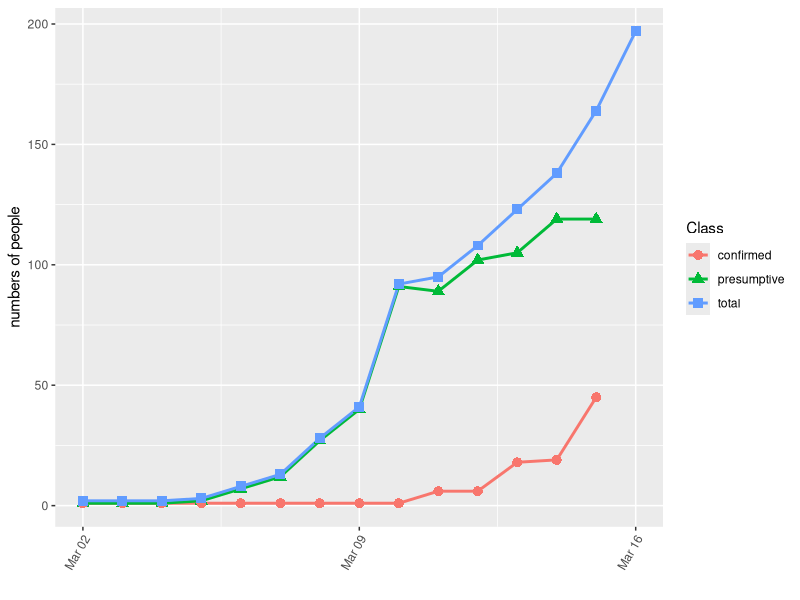
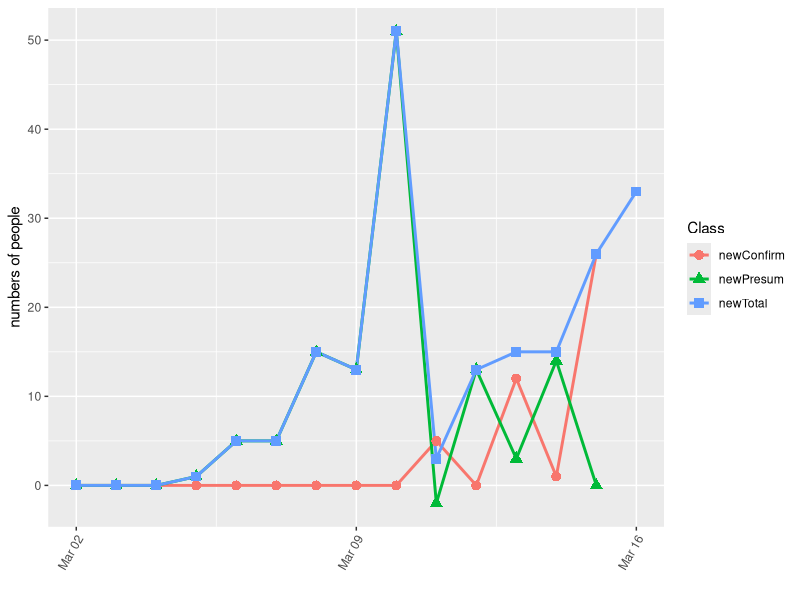
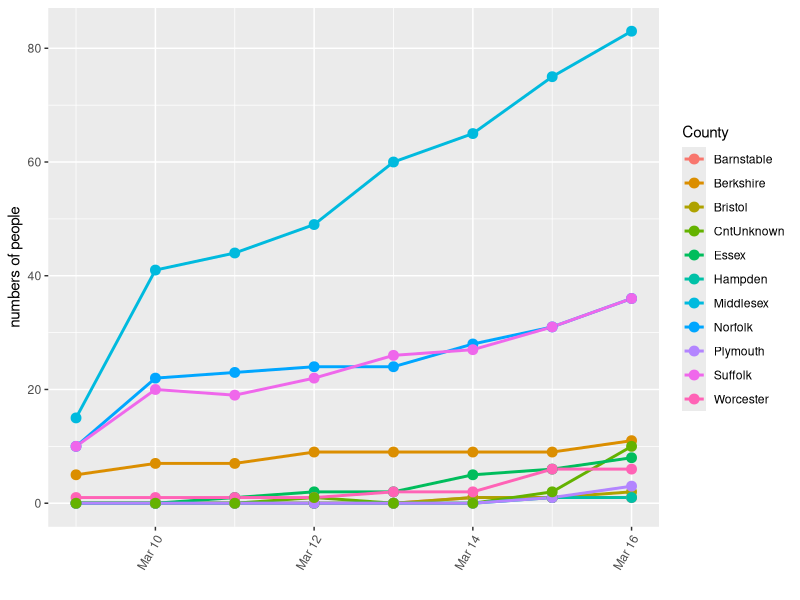
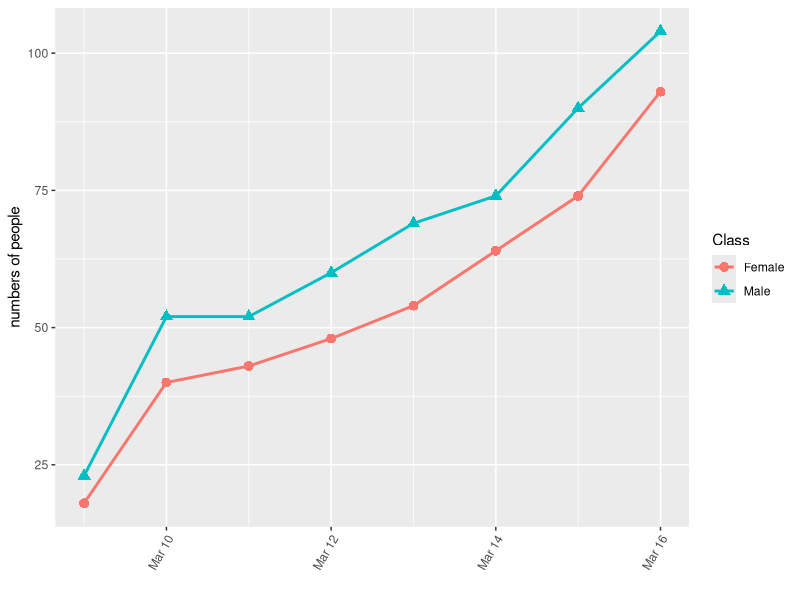
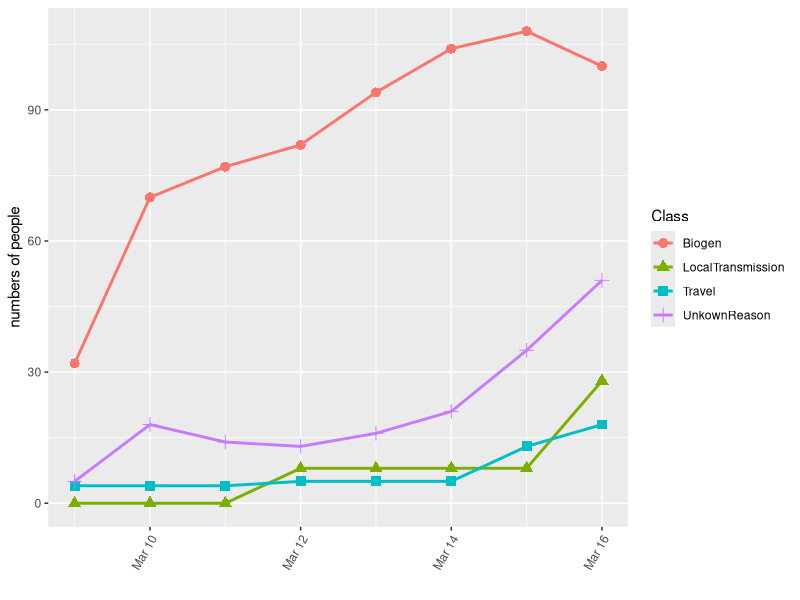
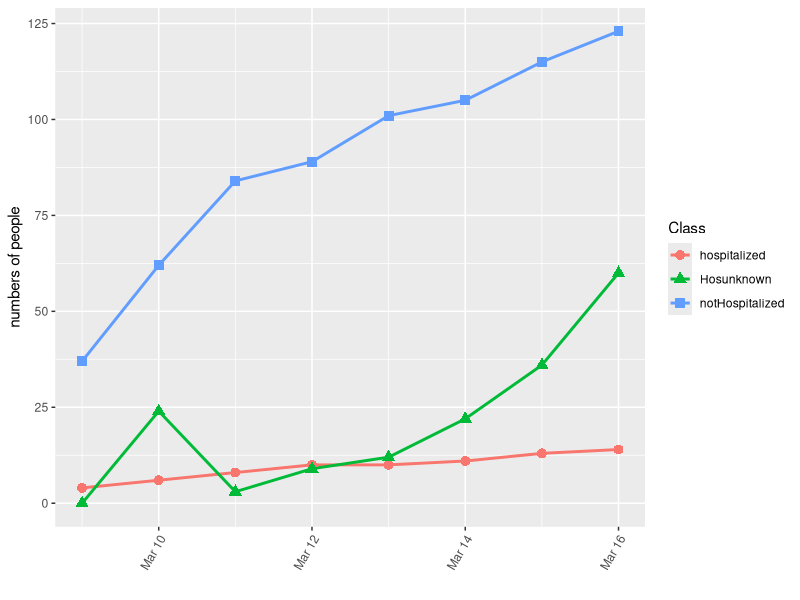

Recreate these plots in R, in order.
## ---- chunk 1
knitr::opts_chunk$set(echo = TRUE)
## ---- chunk 2
library(tidyverse)
library(lubridate)
covMas <- read.csv("covmas.csv")
sources <- read.csv("masSources.csv")
covMasDet <- read.csv("covmasdetail.csv")
covMasDay <- read.csv("covmasday.csv")
## ---- chunk 3
covMaslong <- gather(covMas%>% select(-X), key="key", value="value", -date)
names(covMaslong)[2] <- "Class"
covMaslong %>% filter(Class %in% c("presumptive","confirmed","total"))%>% ggplot(aes(as.Date(date, "%Y-%m-%d"),value,color=Class,shape=Class))+geom_line(size=1)+geom_point(size=3)+ylab("numbers of people")+xlab("")+theme(axis.text.x = element_text(angle = 60, hjust = 1))
## ---- chunk 4
covMasDaylong <- gather(covMasDay%>% select(-X), key="key", value="value", -date)
names(covMasDaylong)[2] <- "Class"
covMasDaylong %>%  ggplot(aes(as.Date(date, "%Y-%m-%d"),value,color=Class,shape=Class))+geom_line(size=1)+geom_point(size=3)+ylab("numbers of people")+xlab("")+theme(axis.text.x = element_text(angle = 60, hjust = 1))
## ---- chunk 5
covMasDetCntlong <- gather(covMasDet%>% select(-X) %>% select(date,Barnstable,Berkshire,Bristol,Essex,Hampden,Middlesex,Norfolk,Plymouth,Suffolk,Worcester,CntUnknown), key="key", value="value", -date)
names(covMasDetCntlong)[2] <- "County"
covMasDetCntlong %>% ggplot(aes(as.Date(date, "%Y-%m-%d"),value,color=County))+geom_line(size=1)+geom_point(size=3)+ylab("numbers of people")+xlab("")+theme(axis.text.x = element_text(angle = 60, hjust = 1))
## ---- chunk 6
covMasDetSexlong <- gather(covMasDet%>% select(-X) %>% select(date,Male,Female), key="key", value="value", -date)
names(covMasDetSexlong)[2] <- "Class"
covMasDetSexlong %>% ggplot(aes(as.Date(date, "%Y-%m-%d"),value,color=Class,shape=Class))+geom_line(size=1)+geom_point(size=3)+ylab("numbers of people")+xlab("")+theme(axis.text.x = element_text(angle = 60, hjust = 1))
## ---- chunk 7
covMasDetWhylong <- gather(covMasDet%>% select(-X) %>% select(date,Biogen,Travel,LocalTransmission,UnkownReason), key="key", value="value", -date)
names(covMasDetWhylong)[2] <- "Class"
covMasDetWhylong %>% ggplot(aes(as.Date(date, "%Y-%m-%d"),value,color=Class,shape=Class))+geom_line(size=1)+geom_point(size=3)+ylab("numbers of people")+xlab("")+theme(axis.text.x = element_text(angle = 60, hjust = 1))
## ---- chunk 8
covMasDetHoslong <- gather(covMasDet%>% select(-X) %>% select(date,hospitalized,notHospitalized,Hosunknown), key="key", value="value", -date)
names(covMasDetHoslong)[2] <- "Class"
covMasDetHoslong %>% ggplot(aes(as.Date(date, "%Y-%m-%d"),value,color=Class,shape=Class))+geom_line(size=1)+geom_point(size=3)+ylab("numbers of people")+xlab("")+theme(axis.text.x = element_text(angle = 60, hjust = 1))
